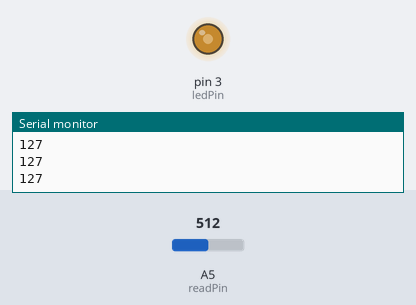
The sketch below on a simulated Arduino Uno, built with avr-gcc and run on an emulated ATmega328P. Shown: output pins drawn as LEDs (lit = HIGH), the last lines printed to the serial monitor. Inputs (shaded band) come from the test bench; at power-on: A5 (readPin) = 512.

Above: at 1.2 s.
1.3 s: A5 (readPin) set to 716
At 1.7 s:
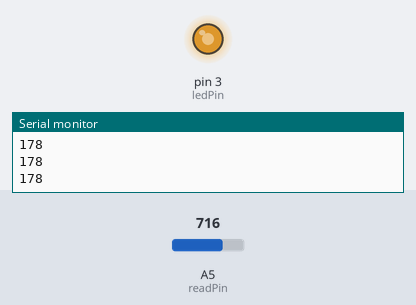
2.8 s: A5 (readPin) set to 900
At 4.0 s:
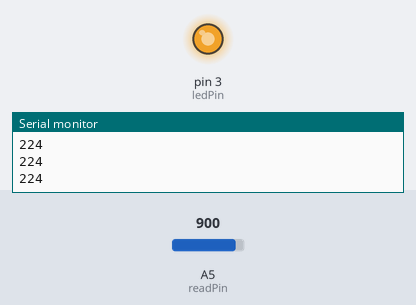
4.3 s: A5 (readPin) set to 122
At 5.2 s:
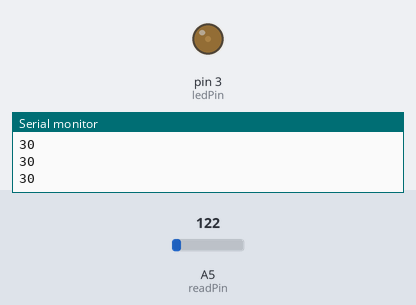
5.8 s: A5 (readPin) set to 0
At 6.5 s:
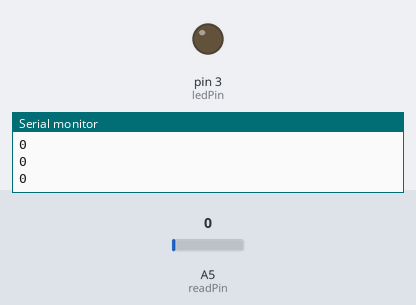
7.3 s: A5 (readPin) set to 511
At 8.8 s:
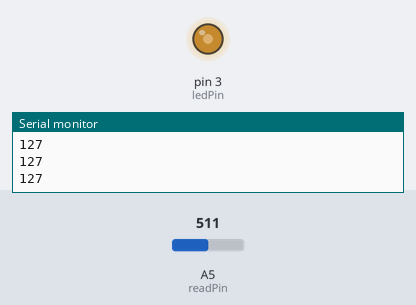
Timing chart, 0 to 9.8 s (numbered marks = the images above; inputs shaded):
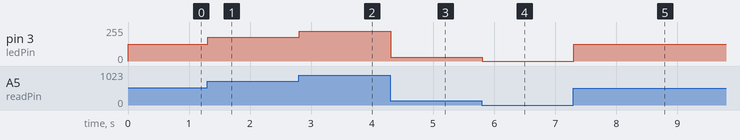

The sketch:

led_potentiometer_controlling.ino
```cpp
int ledPin = 3;
int readPin = A5;

int readValue;
void setup() {
  Serial.begin(9600);
  pinMode(ledPin, OUTPUT);
  pinMode(readPin, INPUT);
}

void loop() {
  // Read the analog value from the pin
  readValue = analogRead(readPin);

  // Map the analog value to the range of 0-255
  int brightness = map(readValue, 0, 1023, 0, 255);

  // Print the mapped value to Serial monitor
  Serial.println(brightness);

  // Set the brightness of the LED using analogWrite
  analogWrite(ledPin, brightness);

  // Add a short delay to stabilize readings
  delay(10);
}
```

Measured:
- after the input at 1.3 s, pin 3 (ledPin): 127/255 → 178/255 at once
- after the input at 2.8 s, pin 3 (ledPin): 178/255 → 224/255 at once
- after the input at 4.3 s, pin 3 (ledPin): 224/255 → 30/255 at once
- after the input at 5.8 s, pin 3 (ledPin): 30/255 → 0/255 at once
- after the input at 7.3 s, pin 3 (ledPin): 0/255 → 127/255 at once
